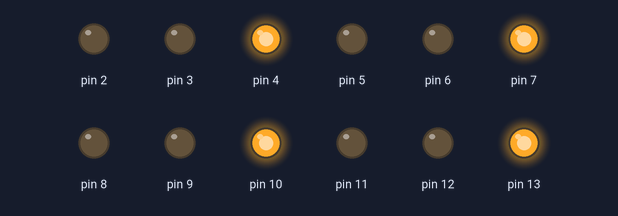
Recording of a sketch running on a simulated Arduino Uno, built with avr-gcc and run on an emulated ATmega328P. Parts: output pins drawn as LEDs (lit = HIGH).

Above: at 0.1 s.
At 0.6 s:
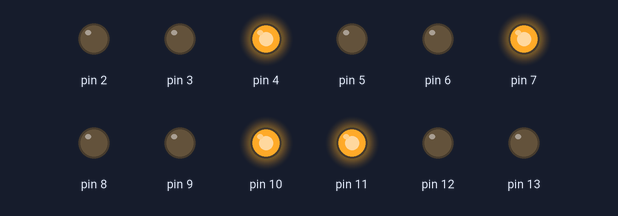
At 8.6 s:
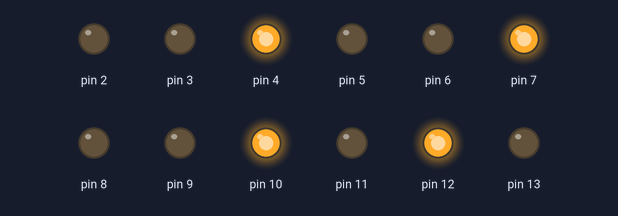
At 11.1 s:
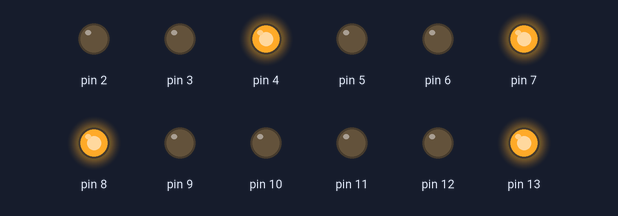
At 19.1 s:
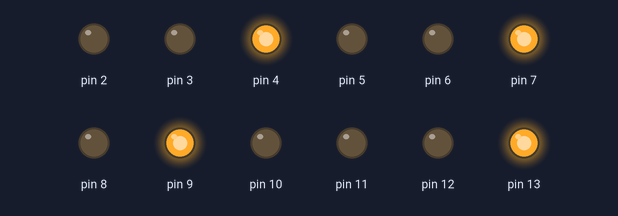
At 32.1 s:
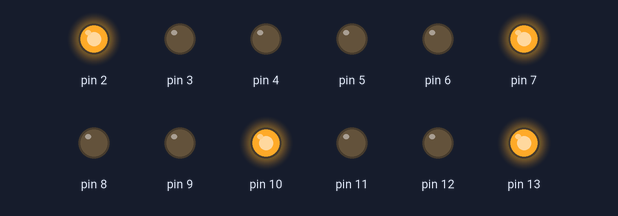
Timing chart, 0 to 33.6 s (numbered marks = the images above):
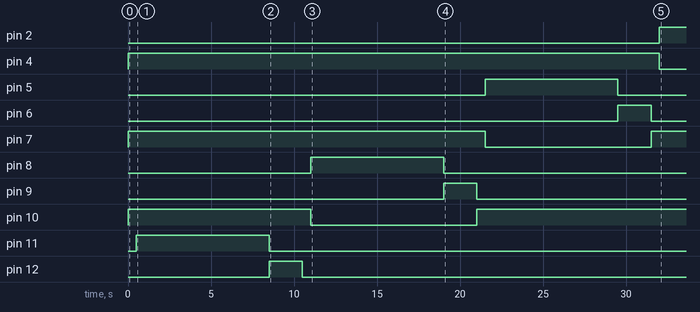

Measured:
- by itself, pin 2: LOW → HIGH at 32.0 s
- by itself, pin 4: LOW → HIGH at 0.00 s, → LOW 32.0 s later
- by itself, pin 5: LOW → HIGH at 21.5 s, → LOW 8.0 s later
- by itself, pin 6: LOW → HIGH at 29.5 s, → LOW 2.0 s later
- by itself, pin 7: LOW → HIGH at 0.00 s, → LOW 21.5 s later, → HIGH 10.0 s later
- by itself, pin 8: LOW → HIGH at 11.0 s, → LOW 8.0 s later
- by itself, pin 9: LOW → HIGH at 19.0 s, → LOW 2.0 s later
- by itself, pin 10: LOW → HIGH at 0.00 s, → LOW 11.0 s later, → HIGH 10.0 s later

The sketch:

traffic_light.ino
```cpp
int signal1[] = {13, 12, 11}; // RED, YELLOW, GREEN
int signal2[] = {10, 9, 8};
int signal3[] = {7, 6, 5};
int signal4[] = {4, 3, 2};

int* signals[] = {signal1, signal2, signal3, signal4};

int redDelay = 8000;
int yellowDelay = 2000;

void setup() {
  for (int i = 0; i < 4; i++) {
    for (int j = 0; j < 3; j++) {
      pinMode(signals[i][j], OUTPUT);
      digitalWrite(signals[i][j], LOW); // Ensure all start OFF
    }
  }
}

void loop() {
  for (int i = 0; i < 4; i++) {
    setAllRed(); // All signals RED
    delay(500);  // Small pause before switching to green

    // GREEN ON for current signal
    digitalWrite(signals[i][0], LOW);   // RED OFF
    digitalWrite(signals[i][2], HIGH);  // GREEN ON
    delay(redDelay);                    // Wait while green

    // Switch to YELLOW
    digitalWrite(signals[i][2], LOW);   // GREEN OFF
    digitalWrite(signals[i][1], HIGH);  // YELLOW ON
    delay(yellowDelay);                 // Wait while yellow

    digitalWrite(signals[i][1], LOW);   // YELLOW OFF
    digitalWrite(signals[i][0], HIGH);  // RED ON
  }
}

// Helper function to turn all signals RED
void setAllRed() {
  for (int i = 0; i < 4; i++) {
    digitalWrite(signals[i][0], HIGH); // RED ON
    digitalWrite(signals[i][1], LOW);  // YELLOW OFF
    digitalWrite(signals[i][2], LOW);  // GREEN OFF
  }
}
```
